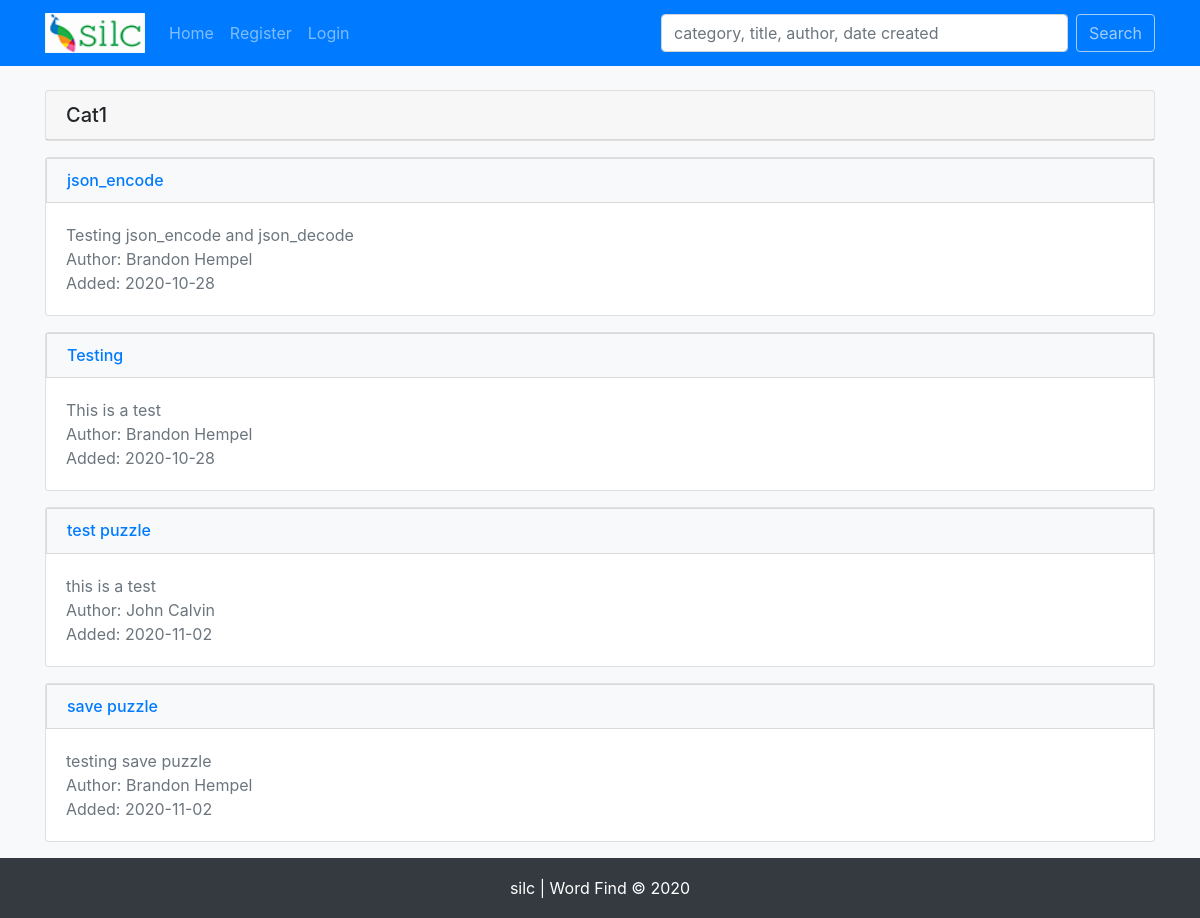
Before: /category.php?categoryId=1 with the older database file.
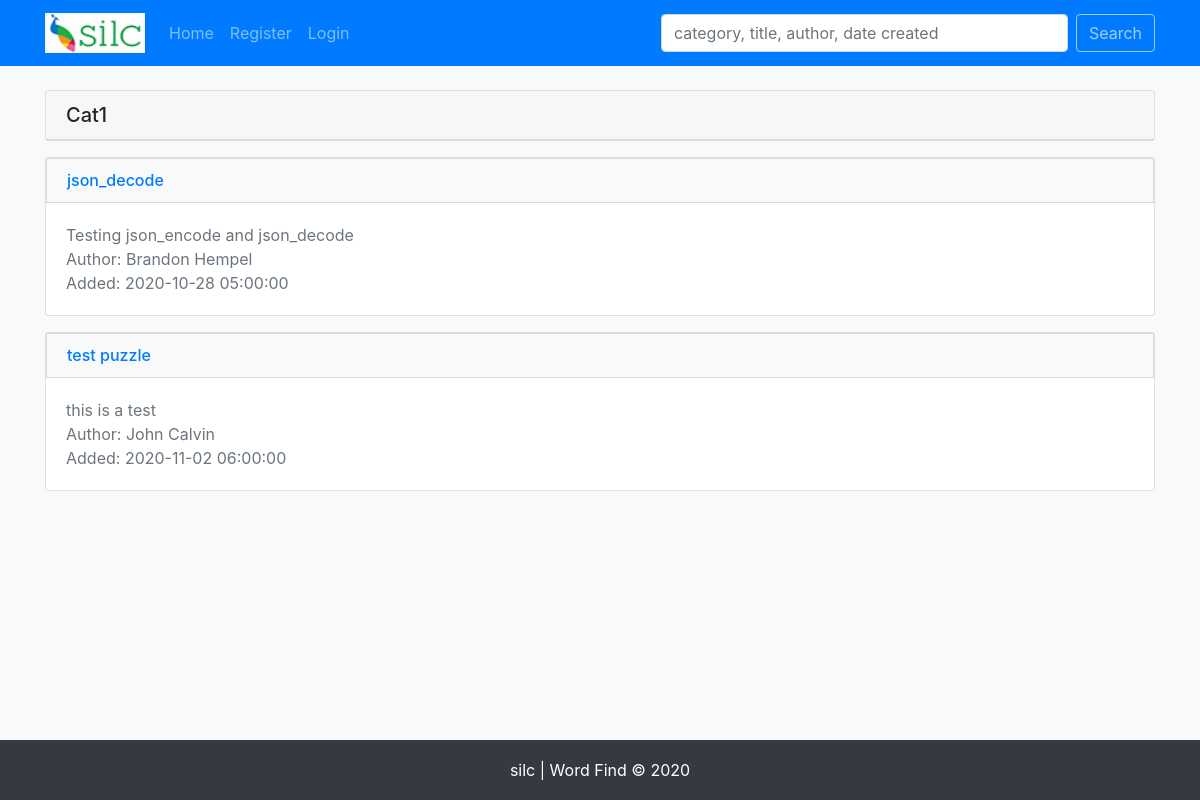
After: the same page with the newer database file.
### tables this page shows
CREATE TABLE `puzzles` (
  `puzzle_id` int(11) NOT NULL,
  `cat_id` varchar(255) NOT NULL,
  `title` varchar(255) NOT NULL,
  `description` varchar(255) NOT NULL,
  `user_id` int(11) NOT NULL,
  `created_on` timestamp NOT NULL DEFAULT current_timestamp(),
  `language` varchar(255) NOT NULL,
  `word_direction` varchar(255) NOT NULL,
  `height` int(11) NOT NULL DEFAULT 10,
  `width` int(11) NOT NULL DEFAULT 10,
  `share_chars` tinyint(1) NOT NULL DEFAULT 1,
  `filler_char_types` varchar(255) NOT NULL,
  `word_bank` longtext NOT NULL CHECK (json_valid(`word_bank`)),
  `board` longtext NOT NULL CHECK (json_valid(`board`)),
  `solution_directions` longtext NOT NULL CHECK (json_valid(`solution_directions`)),
  `answer_coordinates` longtext NOT NULL CHECK (json_valid(`answer_coordinates`))
);

CREATE TABLE `users` (
  `user_id` int(11) NOT NULL,
  `first_name` varchar(30) NOT NULL,
  `last_name` varchar(30) NOT NULL,
  `email` varchar(75) NOT NULL,
  `password` varchar(200) NOT NULL,
  `active` varchar(10) NOT NULL DEFAULT 'yes',
  `role` varchar(20) NOT NULL DEFAULT 'admin',
  `modified_time` timestamp NOT NULL DEFAULT current_timestamp(),
  `created_time` timestamp NOT NULL DEFAULT current_timestamp()
);

### helpers/functions.php (called while the page is built, shortened)
<?php
    function getCategoryById($categoryId, $pdo){
        $sql = "SELECT cat_name, puzzle_id, title, description, first_name, last_name, created_on
                FROM puzzles
                LEFT JOIN categories
                ON categories.cat_id = puzzles.cat_id
                INNER JOIN users
                ON users.user_id = puzzles.user_id
                WHERE puzzles.cat_id = :category_id
        ";
        $stmt = $pdo->prepare($sql);
        $stmt->execute(['category_id' => $categoryId]);
        return $stmt->fetchAll();
    }

### category.php (the view, shortened to what this page needs)
<?php
    include 'includes/header.php';
    $categoryId = $_GET['categoryId'];
    $category = getCategoryById($categoryId, $pdo);
    foreach($category as $cat){
        $data = ['cat_name' => $cat->cat_name];
    }
?>
<div class="card mt-4">
    <h5 class="card-header"><?php echo $data['cat_name']; ?></h5>
</div>
<?php foreach($category as $cat): ?>
    <div class="card mt-3">
        <div class="list-group">
            <h6 class="mb-0"><a href="puzzle.php?puzzleId=<?php echo $cat->puzzle_id; ?>" class="list-group-item list-group-item-action bg-light text-primary"><?php echo $cat->title; ?></a></h6>
            <div class="card-body">
                <p class="card-text text-muted">
                    <?php echo $cat->description; ?>
                    <br>Author: <?php echo $cat->first_name . ' ' . $cat->last_name; ?>
                    <br>Added: <?php echo $cat->created_on; ?>
                </p>
            </div>
        </div>
    </div>
<?php endforeach; ?>
<?php include('includes/footer.php'); ?>

Changed rows visible on the page:
no longer on this page (row edited): puzzles: title "Testing", description "This is a test", user.first_name "Brandon", user.last_name "Hempel", created_on "2020-10-28"
no longer on this page (row edited): puzzles: title "save puzzle", description "testing save puzzle", user.first_name "Brandon", user.last_name "Hempel", created_on "2020-11-02"
changed puzzles "Testing json_encode and json_decode": title "json_encode" → "json_decode"; created_on "2020-10-28" → "2020-10-28 05:00:00"
changed puzzles "test puzzle": created_on "2020-11-02" → "2020-11-02 06:00:00"
